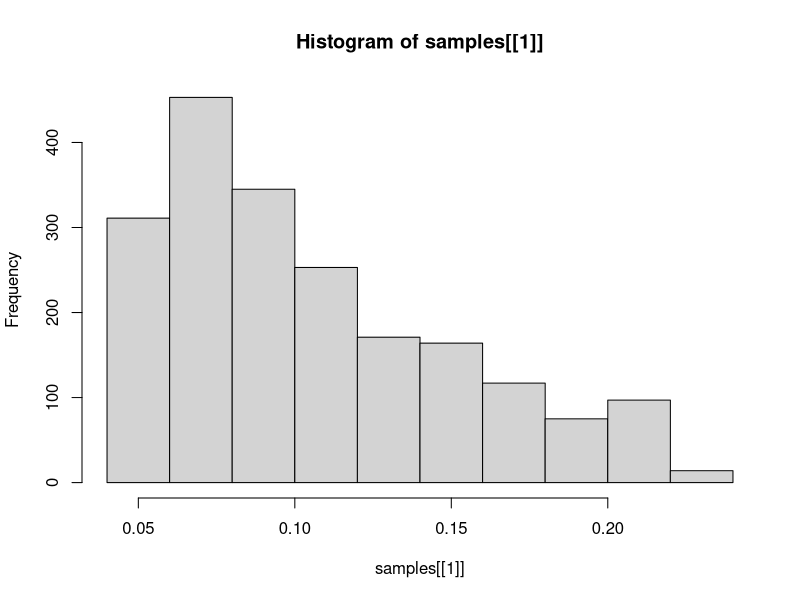

The R source for this figure:
num.samples <- 2000
sample.size <- 2000
lambda <- 1
q <- function(x) {
  if (x>5) {
    return(5/(x^2))
  }
  return(0)
}

samples <- list()
for (i in 1:num.samples) {
  exp_samples <- rep(NA, sample.size)
  U <- runif(num.samples, 5 , 10)
  for (j in 1:sample.size) {
    u <- q(U[j])
    exp_samples[j] <- -log(1-u/lambda)
  }
  samples[[i]] <- exp_samples
}

tests <- rep(NA, num.samples)
for (i in 1:num.samples) {
  ksresults <- ks.test(samples[[i]], "pexp")
  tests[i] <- ksresults$p.value
}


mean(tests)
min(tests)
max(tests)

hist(samples[[1]])